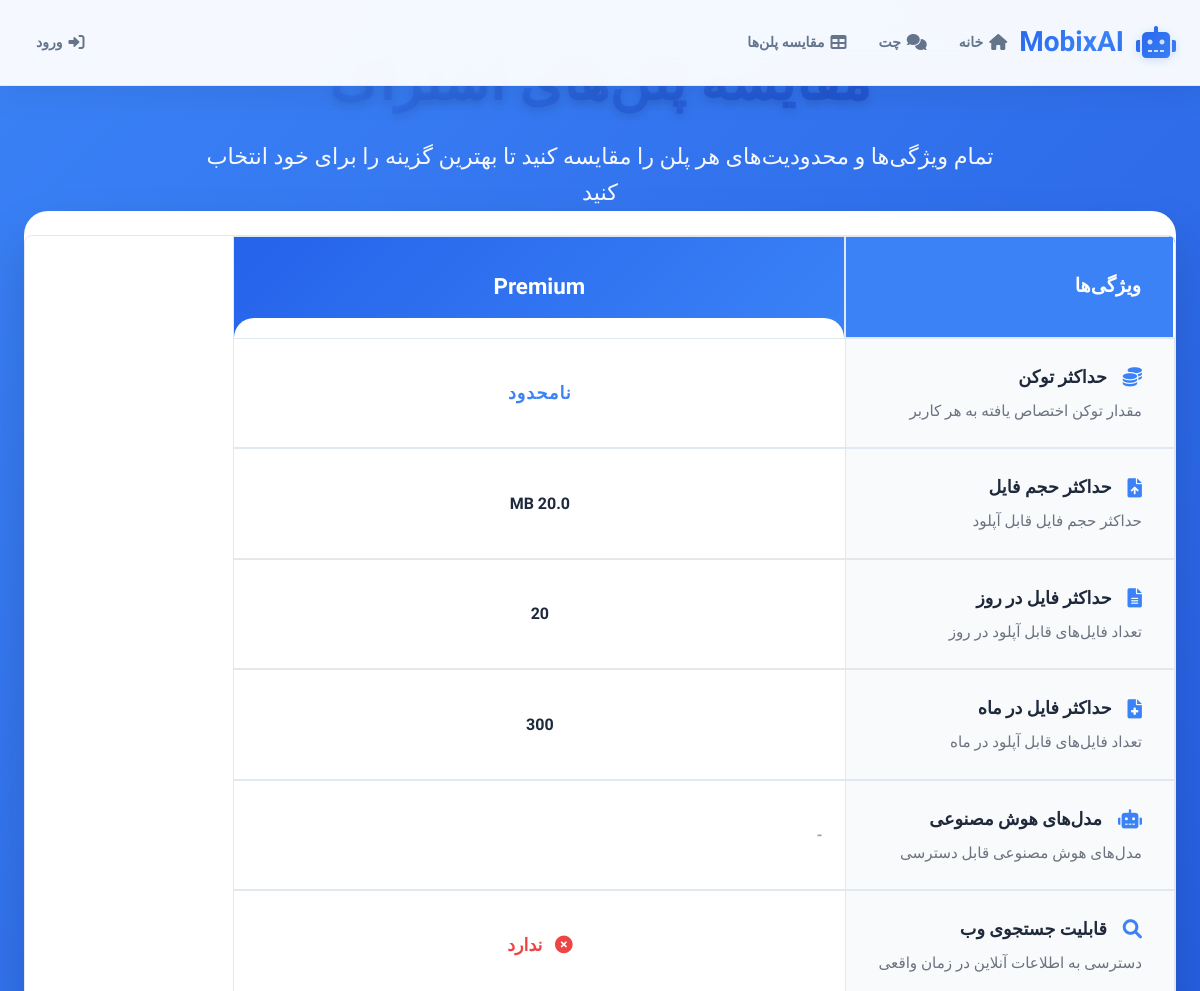
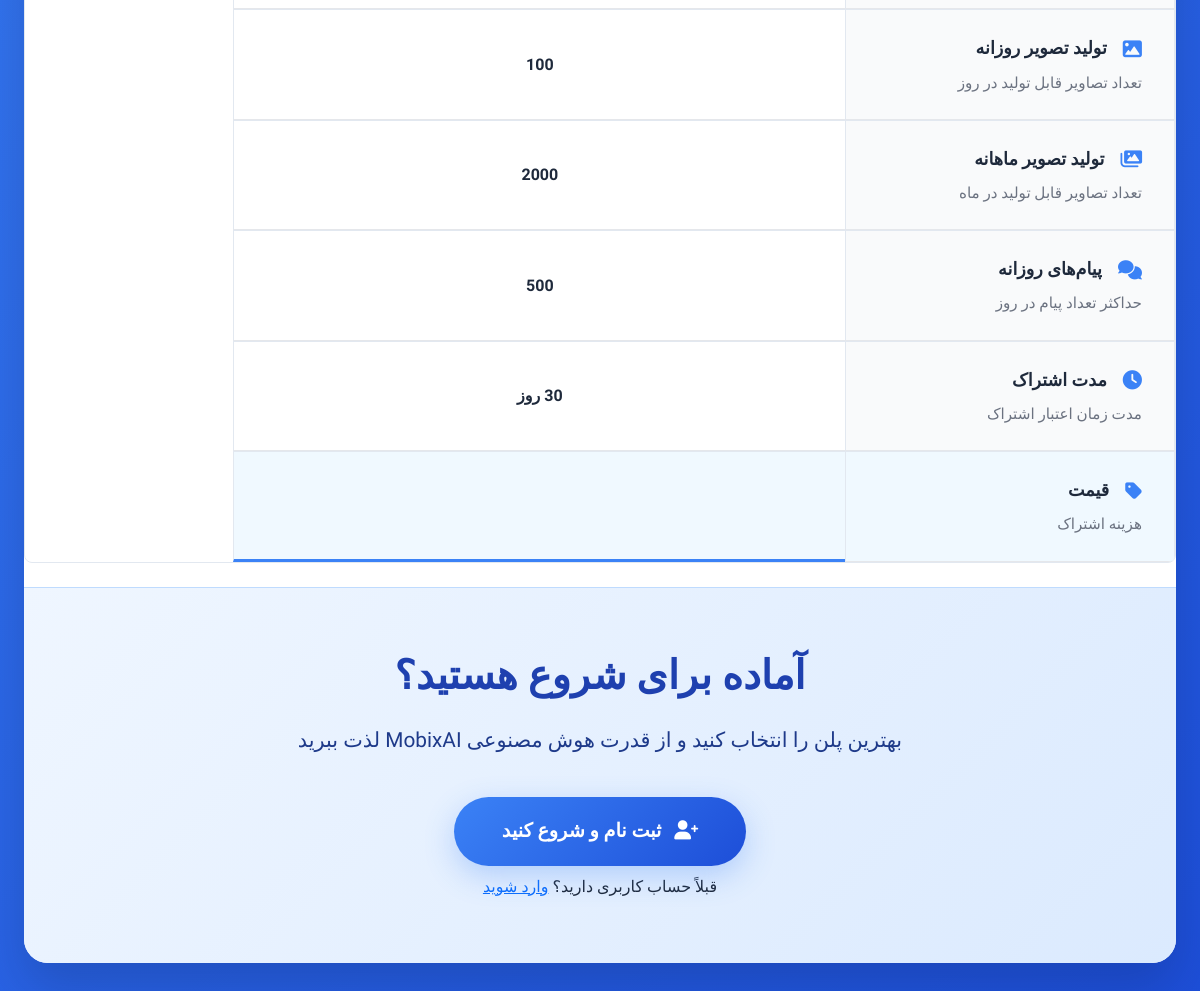
The app's page /subscriptions/comparison/, older data (2 pictures, top to bottom).
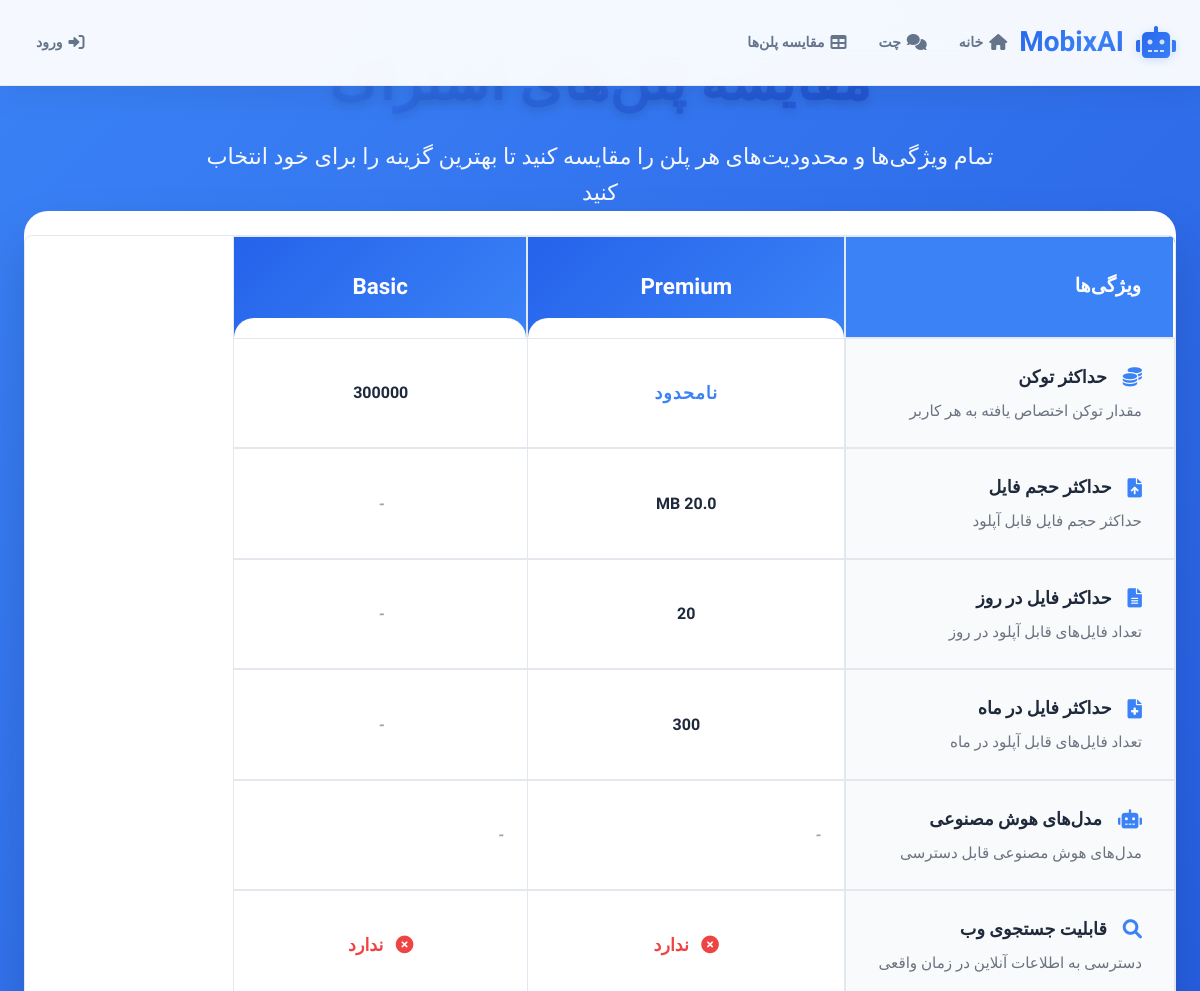
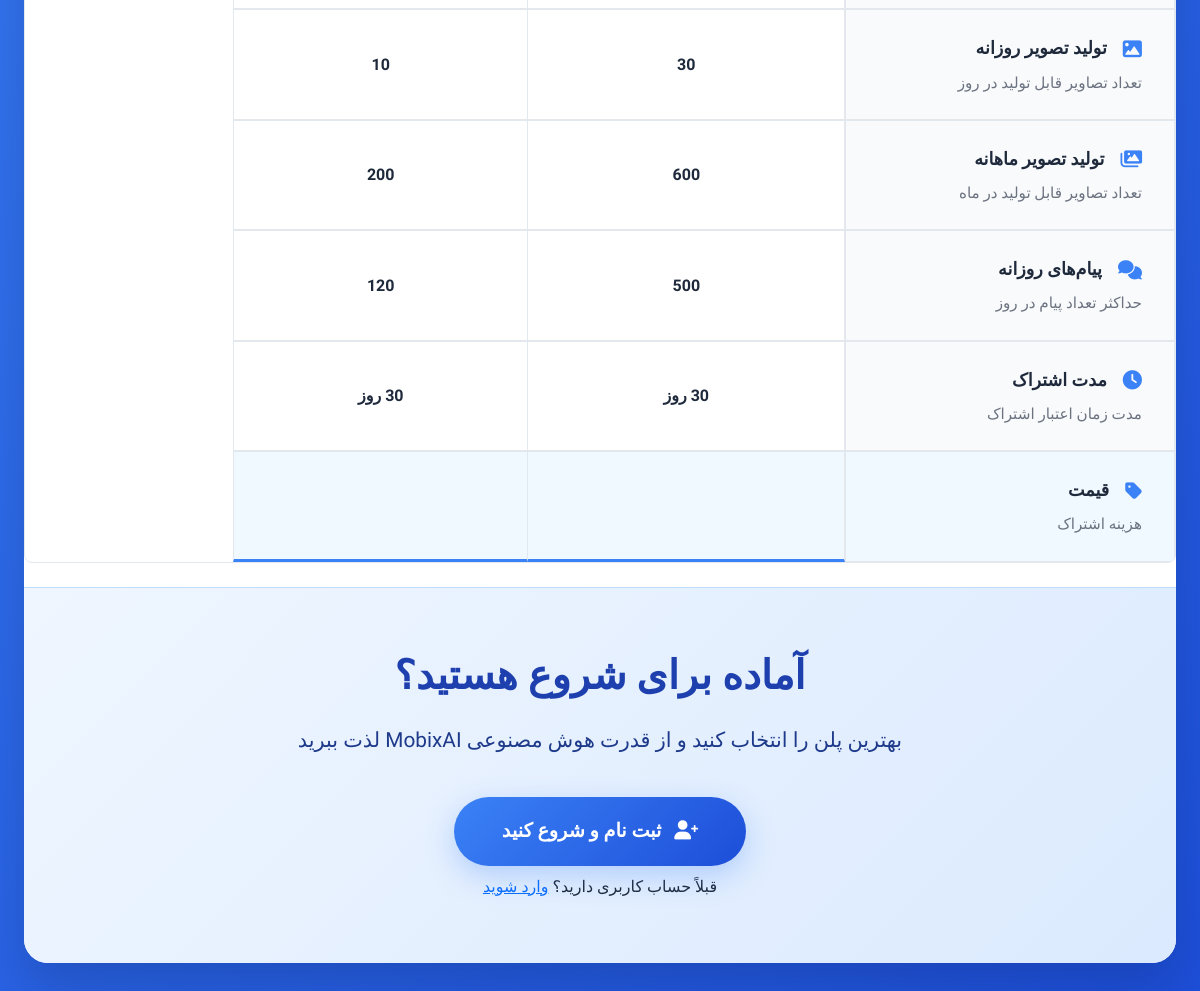
The same page, newer data (2 pictures, top to bottom).
### subscriptions/models.py (models this page shows, shortened)
class SubscriptionType(models.Model):
    name = models.CharField(max_length=50, unique=True)
    description = models.TextField(blank=True)
    price = models.DecimalField(max_digits=10, decimal_places=2, default=0)
    duration_days = models.IntegerField(default=30, help_text="Subscription duration in days")
    sku = models.CharField(max_length=50, unique=True, help_text="Stock Keeping Unit for the subscription")
    max_tokens = models.IntegerField(default=0, help_text="Maximum tokens allowed for this subscription (0 for unlimited)")
    max_tokens_free = models.IntegerField(default=0, help_text="Maximum free tokens allowed for this subscription (0 for unlimited)")
    max_openrouter_cost_usd = models.DecimalField(
        max_digits=10,
        decimal_places=2,
        default=0,
        help_text="Maximum OpenRouter API cost in USD allowed for this subscription (0 for unlimited)"
    )
    hourly_max_messages = models.IntegerField(default=0, help_text="Maximum messages per hour (0 for unlimited)")
    hourly_max_tokens = models.IntegerField(default=0, help_text="Maximum tokens per hour (0 for unlimited)")
    three_hours_max_messages = models.IntegerField(default=0, help_text="Maximum messages per 3 hours (0 for unlimited)")
    three_hours_max_tokens = models.IntegerField(default=0, help_text="Maximum tokens per 3 hours (0 for unlimited)")
    twelve_hours_max_messages = models.IntegerField(default=0, help_text="Maximum messages per 12 hours (0 for unlimited)")
    twelve_hours_max_tokens = models.IntegerField(default=0, help_text="Maximum tokens per 12 hours (0 for unlimited)")
    daily_max_messages = models.IntegerField(default=0, help_text="Maximum messages per day (0 for unlimited)")
    daily_max_tokens = models.IntegerField(default=0, help_text="Maximum tokens per day (0 for unlimited)")
    weekly_max_messages = models.IntegerField(default=0, help_text="Maximum messages per week (0 for unlimited)")
    weekly_max_tokens = models.IntegerField(default=0, help_text="Maximum tokens per week (0 for unlimited)")
    monthly_max_messages = models.IntegerField(default=0, help_text="Maximum messages per month (0 for unlimited)")
    monthly_max_tokens = models.IntegerField(default=0, help_text="Maximum tokens per month (0 for unlimited)")
    monthly_free_model_messages = models.IntegerField(default=0, help_text="Maximum free model messages per month (0 for unlimited)")
    monthly_free_model_tokens = models.IntegerField(default=0, help_text="Maximum free model tokens per month (0 for unlimited)")
    daily_image_generation_limit = models.IntegerField(default=10, help_text="Maximum images that can be generated per day (0 for unlimited)")
    weekly_image_generation_limit = models.IntegerField(default=50, help_text="Maximum images that can be generated per week (0 for unlimited)")
    monthly_image_generation_limit = models.IntegerField(default=200, help_text="Maximum images that can be generated per month (0 for unlimited)")
    is_active = models.BooleanField(default=True)
    created_at = models.DateTimeField(default=timezone.now)
    class Meta:
        db_table = 'subscription_types'

### chatbot/models.py (models this page shows, shortened)
class FileUploadSettings(models.Model):
    subscription_type = models.OneToOneField(SubscriptionType, on_delete=models.CASCADE, related_name='file_upload_settings')
    max_file_size = models.PositiveIntegerField(help_text="Maximum file size in bytes (0 for unlimited)")
    allowed_extensions = models.TextField(help_text="Comma-separated list of allowed file extensions")
    max_files_per_chat = models.PositiveIntegerField(help_text="Maximum files per chat session (0 for unlimited)")
    daily_file_limit = models.PositiveIntegerField(default=0, help_text="Maximum files per day (0 for unlimited)")
    weekly_file_limit = models.PositiveIntegerField(default=0, help_text="Maximum files per week (0 for unlimited)")
    monthly_file_limit = models.PositiveIntegerField(default=0, help_text="Maximum files per month (0 for unlimited)")
    is_active = models.BooleanField(default=True, help_text="Whether these settings are active")
    class Meta:
        db_table = 'file_upload_settings'

### subscriptions/views.py (the view)
# urls.py: path('comparison/', views.public_subscription_comparison, name='public_subscription_comparison'),
def public_subscription_comparison(request):
    SubscriptionType = apps.get_model('subscriptions', 'SubscriptionType')
    subscriptions = SubscriptionType.objects.filter(is_active=True).exclude(price=0).prefetch_related(
        'file_upload_settings',
        'ai_models__ai_model',
        'websearchsettings_set'
    )
    context = {
        'subscriptions': subscriptions,
    }
    return render(request, 'subscriptions/public_comparison.html', context)

### templates/subscriptions/public_comparison.html (shortened to what the changed rows need)
{% extends 'base.html' %}
{% load static %}
{% block content %}
<div class="comparison-page">
    <div class="comparison-container">
        <div class="comparison-header">
            <h1 class="comparison-title">مقایسه پلن‌های اشتراک</h1>
        </div>
        <div class="comparison-section">
            <div class="comparison-table-container">
                <table class="comparison-table">
                    <thead>
                        <tr>
                            <th class="feature-header">ویژگی‌ها</th>
                            {% for subscription in subscriptions %}
                            <th class="plan-header">{{ subscription.name }}</th>
                            {% endfor %}
                        </tr>
                    </thead>
                    <tbody>
                        <tr>
                            <td class="feature-name">
                                <div class="feature-info">
                                </div>
                                <div class="feature-description">مقدار توکن اختصاص یافته به هر کاربر</div>
                            </td>
                            {% for subscription in subscriptions %}
                            <td class="feature-value">
                                {% if subscription.max_tokens > 0 %}
                                    {{ subscription.max_tokens|floatformat:0 }}
                                {% else %}
                                    <span class="unlimited">نامحدود</span>
                                {% endif %}
                            </td>
                            {% endfor %}
                        </tr>
                        <tr>
                            <td class="feature-name">
                                <div class="feature-info">
                                </div>
                                <div class="feature-description">حداکثر حجم فایل قابل آپلود</div>
                            </td>
                            {% for subscription in subscriptions %}
                            <td class="feature-value">
                                {% if subscription.file_upload_settings %}
                                    {% if subscription.file_upload_settings.max_file_size > 0 %}
                                        {{ subscription.file_upload_settings.max_file_size|filesizeformat }}
                                    {% else %}
                                        <span class="unlimited">نامحدود</span>
                                    {% endif %}
                                {% else %}
                                    <span class="na">-</span>
                                {% endif %}
                            </td>
                            {% endfor %}
                        </tr>
                        <tr>
                            <td class="feature-name">
                                <div class="feature-info">
                                </div>
                                <div class="feature-description">تعداد فایل‌های قابل آپلود در روز</div>
                            </td>
                            {% for subscription in subscriptions %}
                            <td class="feature-value">
                                {% if subscription.file_upload_settings %}
                                    {% if subscription.file_upload_settings.daily_file_limit > 0 %}
                                        {{ subscription.file_upload_settings.daily_file_limit }}
                                    {% else %}
                                        <span class="unlimited">نامحدود</span>
                                    {% endif %}
                                {% else %}
                                    <span class="na">-</span>
                                {% endif %}
                            </td>
                            {% endfor %}
                        </tr>
                        <tr>
                            <td class="feature-name">
                                <div class="feature-info">
                                </div>
                                <div class="feature-description">تعداد فایل‌های قابل آپلود در ماه</div>
                            </td>
                            {% for subscription in subscriptions %}
                            <td class="feature-value">
                                {% if subscription.file_upload_settings %}
                                    {% if subscription.file_upload_settings.monthly_file_limit > 0 %}
                                        {{ subscription.file_upload_settings.monthly_file_limit }}
                                    {% else %}
                                        <span class="unlimited">نامحدود</span>
                                    {% endif %}
                                {% else %}
                                    <span class="na">-</span>
                                {% endif %}
                            </td>
                            {% endfor %}
                        </tr>
                        <tr>
                            {% for subscription in subscriptions %}
                            <td class="feature-value model-list">
                                {% if subscription.ai_models.all %}
                                    {% for model_subscription in subscription.ai_models.all %}
                                        <div class="model-item">
                                            {% if model_subscription.ai_model.image %}
                                                <img src="{{ model_subscription.ai_model.image.url }}" alt="{{ model_subscription.ai_model.name }}" class="model-image">
                                            {% endif %}
                                            <span class="model-name">{{ model_subscription.ai_model.name }}</span>
                                            {% if model_subscription.ai_model.is_free %}
                                                <span class="badge free">رایگان</span>
                                            {% else %}
                                                <span class="badge premium">ویژه</span>
                                            {% endif %}
                                        </div>
                                    {% endfor %}
                                {% else %}
                                    <span class="na">-</span>
                                {% endif %}
                            </td>
                            {% endfor %}
                        </tr>
                        <tr>
                            {% for subscription in subscriptions %}
                            <td class="feature-value">
                                {% if subscription.websearchsettings_set.all %}
                                    <span class="available">
                                        <i class="fas fa-check-circle"></i>
                                        دارد
                                    </span>
                                {% else %}
                                    <span class="unavailable">
                                        <i class="fas fa-times-circle"></i>
                                        ندارد
                                    </span>
                                {% endif %}
                            </td>
                            {% endfor %}
                        </tr>
                        <tr>
                            <td class="feature-name">
                                <div class="feature-info">
                                </div>
                                <div class="feature-description">تعداد تصاویر قابل تولید در روز</div>
                            </td>
                            {% for subscription in subscriptions %}
                            <td class="feature-value">
                                {% if subscription.daily_image_generation_limit > 0 %}
                                    {{ subscription.daily_image_generation_limit }}
                                {% else %}
                                    <span class="unlimited">نامحدود</span>
                                {% endif %}
                            </td>
                            {% endfor %}
                        </tr>
                        <tr>
                            <td class="feature-name">
                                <div class="feature-info">
                                </div>
                                <div class="feature-description">تعداد تصاویر قابل تولید در ماه</div>
                            </td>
                            {% for subscription in subscriptions %}
                            <td class="feature-value">
                                {% if subscription.monthly_image_generation_limit > 0 %}
                                    {{ subscription.monthly_image_generation_limit }}
                                {% else %}
                                    <span class="unlimited">نامحدود</span>
                                {% endif %}
                            </td>
                            {% endfor %}
                        </tr>
                        <tr>
                            <td class="feature-name">
                                <div class="feature-info">
                                </div>
                                <div class="feature-description">حداکثر تعداد پیام در روز</div>
                            </td>
                            {% for subscription in subscriptions %}
                            <td class="feature-value">
                                {% if subscription.daily_max_messages > 0 %}
                                    {{ subscription.daily_max_messages }}
                                {% else %}
                                    <span class="unlimited">نامحدود</span>
                                {% endif %}
                            </td>
                            {% endfor %}
                        </tr>
                        <tr>
                            <td class="feature-name">
                                <div class="feature-info">
                                </div>
                                <div class="feature-description">مدت زمان اعتبار اشتراک</div>
                            </td>
                            {% for subscription in subscriptions %}
                            <td class="feature-value">
                                {{ subscription.duration_days }} روز
                            </td>
                            {% endfor %}
                        </tr>
                    </tbody>
                </table>
            </div>
        </div>
    </div>
</div>
{% endblock %}

Row changes from the older to the newer data that the page shows:
changed SubscriptionType "Premium": daily_image_generation_limit "100" → "30"; monthly_image_generation_limit "2000" → "600"
added SubscriptionType: name "Basic", max_tokens "300000", shows "ندارد", daily_image_generation_limit "10", monthly_image_generation_limit "200", daily_max_messages "120", duration_days "30"
